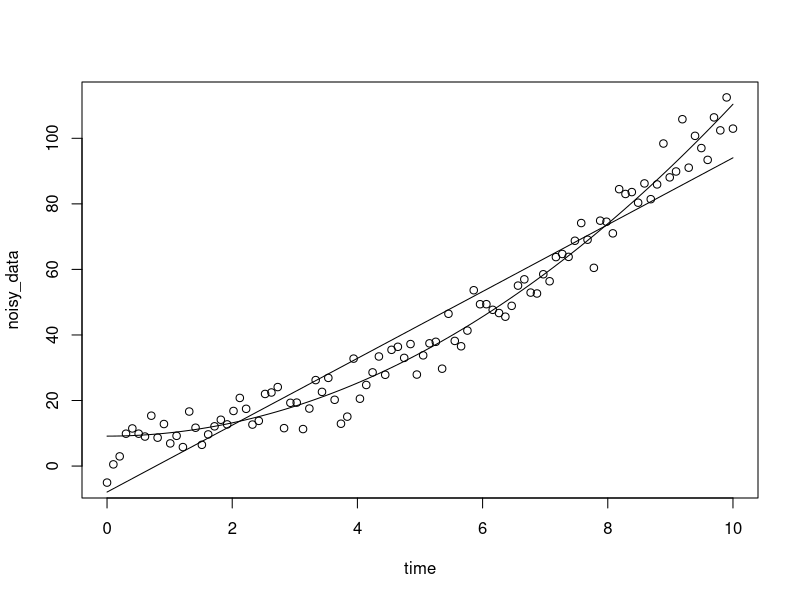

This figure's R source:
# Here is some sample R code. This is mostly supplemental to the pdf.
# Feel free (and in fact I recommment) editing this, running it in your
# own R environment, and seeing what you can do.
# Author: Sam Pollard (sam.d.pollard@gmail.com)
# Last Modified: 10 April 2015
# Note: This file can be run as is, but won't do very much if not run
# in interpreted mode. If you want to run the whole thing at once but
# still see output, you can sprinkle some calls to print throughout.
# For example, print(mydf) will achieve the same effect as if you were
# to type "mydf" (without the quotes) at the prompt.

# 1. Introduction
data(trees) # Load a sample dataset
nrow(trees) # Count the sample size
colnames(trees)
max(trees["Volume"]) # Find the largest in the column
max(trees[3]) # The same as above because we access the third column
apply(trees, 2, mean)

# 2. Basic Syntax and Examples
name <- c("H","He","Li") # c can be thought of as "combine"
mass <- c(1.0079,4.0026,6.941)
atomic_number <- seq(1,length(name))
mydf <- data.frame(atomic_number, name, mass)

# 3. Some Subtleties
# 3.1 Vectors
n <- nrow(trees)           # The number of trees
tag <- seq(1,n)            # A sequence from 1 to n, inclusive
lifespan <- 70*runif(n)    # Random values between 0 and 70, inclusive
volume <- trees["Volume"]  # The Volume of each tree
lifespan <- lifespan + 15

# Some helpful functions
class(volume)
volumevec <- trees[["Volume"]]
class(volumevec)
ls() # List all the variables in the current workspace

# 3.2 Building Up
treenames <- paste("T", tag, sep = "")
mydf <- cbind(treenames, trees, lifespan)
rownames(mydf) <- treenames
mydf <- mydf[,-1]
# Alternatively,
# mydf <- mydf[,c(2,3,4,5)]
# mydf[1] <- NULL
sample <- mydf[seq(4,9),]

# 4. Regression and Plotting
# Generate the noisy data and time samples
lb <- 0
ub <- 10
time <- seq(from = lb, to = ub, length.out = 100)
noisy_data <- rnorm(100, mean = 0, sd = 5) + 10 # Equivalently: rnorm(100,10,5)
noisy_data <- noisy_data + time^2
# Make a scatterplot of the data
plot(time, noisy_data)
# Try fitting a linear model
linearmodel <- lm(noisy_data ~ time)
# Get the coefficients to overlay the best-fit line over the scatterplot
intercept <- coef(linearmodel)[1]
slope <- coef(linearmodel)[2]
curve(slope * x + intercept, add = TRUE)
linearanalysis <- summary(linearmodel)
# quadratic interpreted as f(x) = p1 x^2 + p2 where p1 and p2 are parameters
# Here is the model we guess the data to follow
quadratic <- noisy_data ~ p1*time^2 + p2
model <- nls(quadratic, start = list(p1=0, p2=0))
# Plot the new, least-squares quadratic
p1 <- coef(model)[1]
p2 <- coef(model)[2]
curve(p1*x^2 + p2, from = lb, to = ub, add = TRUE)
quadraticanalysis <- summary(model)
